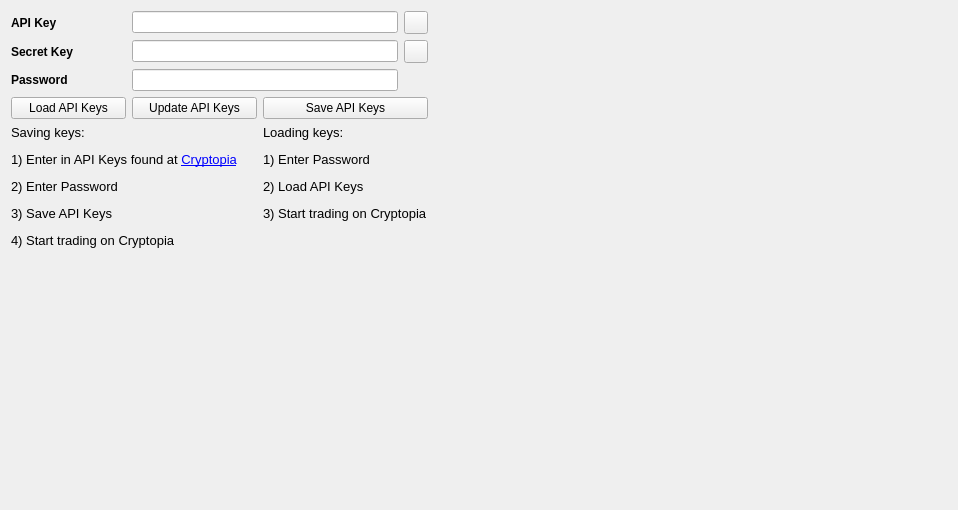
     <widget class="QWidget" name="ApiSettings">
      <attribute name="title">
       <string>Settings</string>
      </attribute>
      <layout class="QGridLayout" name="gridLayout">
       <item row="0" column="0">
        <widget class="QLabel" name="label_2">
         <property name="font">
          <font>
           <weight>75</weight>
           <bold>true</bold>
          </font>
         </property>
         <property name="text">
          <string>API Key</string>
         </property>
        </widget>
       </item>
       <item row="0" column="1" colspan="3">
        <widget class="QLineEdit" name="ApiKeyInput">
         <property name="text">
          <string/>
         </property>
        </widget>
       </item>
       <item row="0" column="4">
        <widget class="QToolButton" name="KeyPasteButton">
         <property name="toolTip">
          <string>Paste from clipboard</string>
         </property>
         <property name="text">
          <string/>
         </property>
         <property name="icon">
          <iconset>
           <normaloff>:/icons/editpaste</normaloff>:/icons/editpaste</iconset>
         </property>
         <property name="shortcut">
          <string>Alt+P</string>
         </property>
        </widget>
       </item>
       <item row="0" column="5" rowspan="6">
        <spacer name="horizontalSpacer_3">
         <property name="orientation">
          <enum>Qt::Horizontal</enum>
         </property>
         <property name="sizeHint" stdset="0">
          <size>
           <width>519</width>
           <height>488</height>
          </size>
         </property>
        </spacer>
       </item>
       <item row="1" column="0">
        <widget class="QLabel" name="label">
         <property name="font">
          <font>
           <weight>75</weight>
           <bold>true</bold>
          </font>
         </property>
         <property name="text">
          <string>Secret Key</string>
         </property>
        </widget>
       </item>
       <item row="1" column="1" colspan="3">
        <widget class="QLineEdit" name="SecretKeyInput"/>
       </item>
       <item row="1" column="4">
        <widget class="QToolButton" name="SecretPasteButton">
         <property name="toolTip">
          <string>Paste from clipboard</string>
         </property>
         <property name="text">
          <string/>
         </property>
         <property name="icon">
          <iconset>
           <normaloff>:/icons/editpaste</normaloff>:/icons/editpaste</iconset>
         </property>
         <property name="shortcut">
          <string>Alt+P</string>
         </property>
        </widget>
       </item>
       <item row="2" column="0">
        <widget class="QLabel" name="label_28">
         <property name="font">
          <font>
           <weight>75</weight>
           <bold>true</bold>
          </font>
         </property>
         <property name="text">
          <string>Password</string>
         </property>
        </widget>
       </item>
       <item row="2" column="1" colspan="3">
        <widget class="QLineEdit" name="PasswordInput">
         <property name="echoMode">
          <enum>QLineEdit::Password</enum>
         </property>
        </widget>
       </item>
       <item row="3" column="0">
        <widget class="QPushButton" name="LoadKeys">
         <property name="minimumSize">
          <size>
           <width>115</width>
           <height>0</height>
          </size>
         </property>
         <property name="text">
          <string>Load API Keys</string>
         </property>
        </widget>
       </item>
       <item row="3" column="1" colspan="2">
        <widget class="QPushButton" name="UpdateKeys">
         <property name="minimumSize">
          <size>
           <width>125</width>
           <height>0</height>
          </size>
         </property>
         <property name="text">
          <string>Update API Keys</string>
         </property>
        </widget>
       </item>
       <item row="3" column="3" colspan="2">
        <widget class="QPushButton" name="SaveKeys">
         <property name="minimumSize">
          <size>
           <width>115</width>
           <height>0</height>
          </size>
         </property>
         <property name="text">
          <string>Save API Keys</string>
         </property>
        </widget>
       </item>
       <item row="5" column="0" colspan="5">
        <spacer name="verticalSpacer_2">
         <property name="orientation">
          <enum>Qt::Vertical</enum>
         </property>
         <property name="sizeHint" stdset="0">
          <size>
           <width>358</width>
           <height>247</height>
          </size>
         </property>
        </spacer>
       </item>
       <item row="4" column="3" colspan="2">
        <widget class="QLabel" name="label232_17">
         <property name="font">
          <font>
           <pointsize>10</pointsize>
           <weight>50</weight>
           <bold>false</bold>
          </font>
         </property>
         <property name="text">
          <string>&lt;html&gt;&lt;head/&gt;&lt;body&gt;&lt;p&gt;Loading keys:&lt;/p&gt;&lt;p&gt;1) Enter Password&lt;/p&gt;&lt;p&gt;2) Load API Keys&lt;/p&gt;&lt;p&gt;3) Start trading on Cryptopia&lt;/p&gt;&lt;/body&gt;&lt;/html&gt;</string>
         </property>
         <property name="alignment">
          <set>Qt::AlignLeading|Qt::AlignLeft|Qt::AlignTop</set>
         </property>
        </widget>
       </item>
       <item row="4" column="0" colspan="3">
        <widget class="QLabel" name="label232_16">
         <property name="font">
          <font>
           <pointsize>10</pointsize>
           <weight>50</weight>
           <bold>false</bold>
          </font>
         </property>
         <property name="text">
          <string>&lt;html&gt;&lt;head/&gt;&lt;body&gt;&lt;p&gt;Saving keys:&lt;/p&gt;&lt;p&gt;1) Enter in API Keys found at &lt;a href=&quot;https://Cryptopia.com/Account/ManageApiKey&quot;&gt;&lt;span style=&quot; text-decoration: underline; color:#0000ff;&quot;&gt;Cryptopia&lt;/span&gt;&lt;/a&gt;&lt;/p&gt;&lt;p&gt;2) Enter Password&lt;/p&gt;&lt;p&gt;3) Save API Keys&lt;/p&gt;&lt;p&gt;4) Start trading on Cryptopia&lt;/p&gt;&lt;/body&gt;&lt;/html&gt;</string>
         </property>
        </widget>
       </item>
      </layout>
      <zorder>label</zorder>
      <zorder>ApiKeyInput</zorder>
      <zorder>label_2</zorder>
      <zorder>SecretKeyInput</zorder>
      <zorder>UpdateKeys</zorder>
      <zorder>SaveKeys</zorder>
      <zorder>LoadKeys</zorder>
      <zorder>label232_16</zorder>
      <zorder>label232_17</zorder>
      <zorder>label_28</zorder>
      <zorder>PasswordInput</zorder>
      <zorder>horizontalSpacer_3</zorder>
      <zorder>verticalSpacer_2</zorder>
      <zorder>KeyPasteButton</zorder>
      <zorder>SecretPasteButton</zorder>
     </widget>
